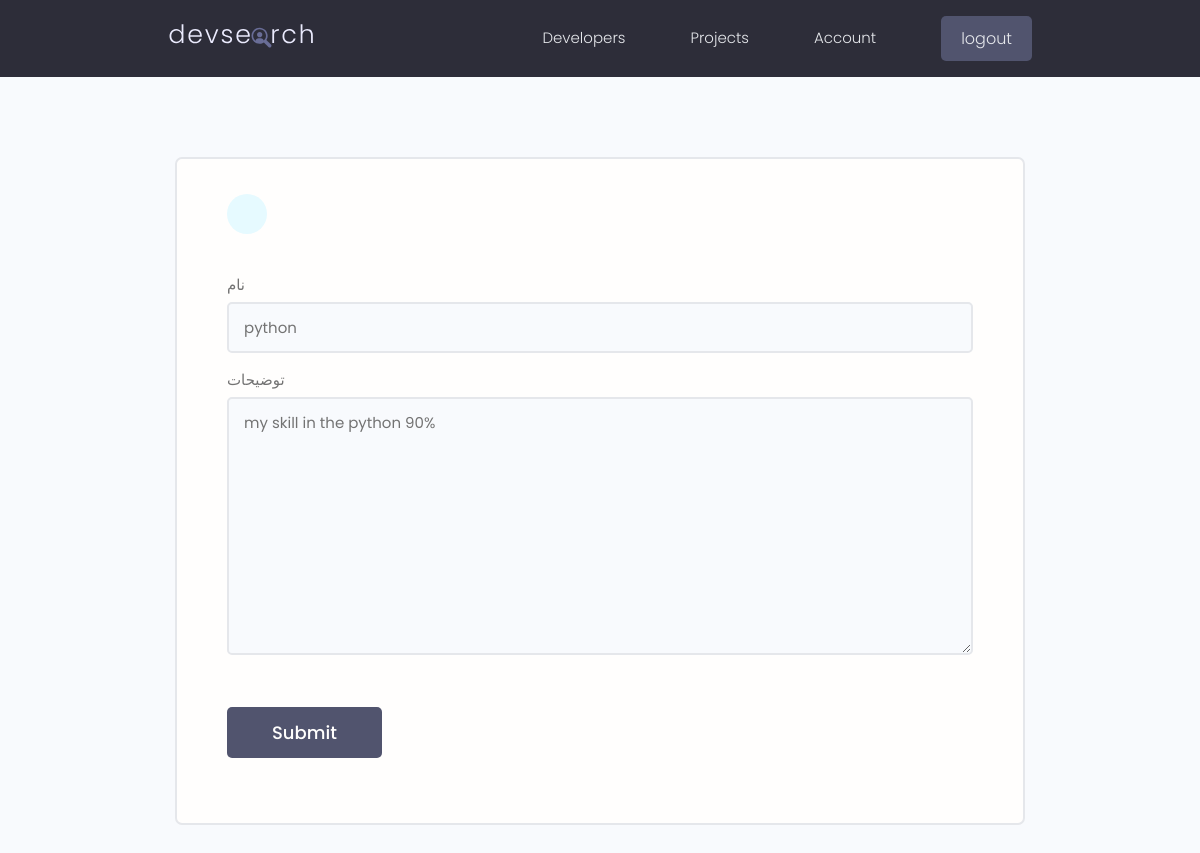
Before: /update-skill/0ac8b6433e2940a1985baaebfac1552e/ (signed in) with the older database file.
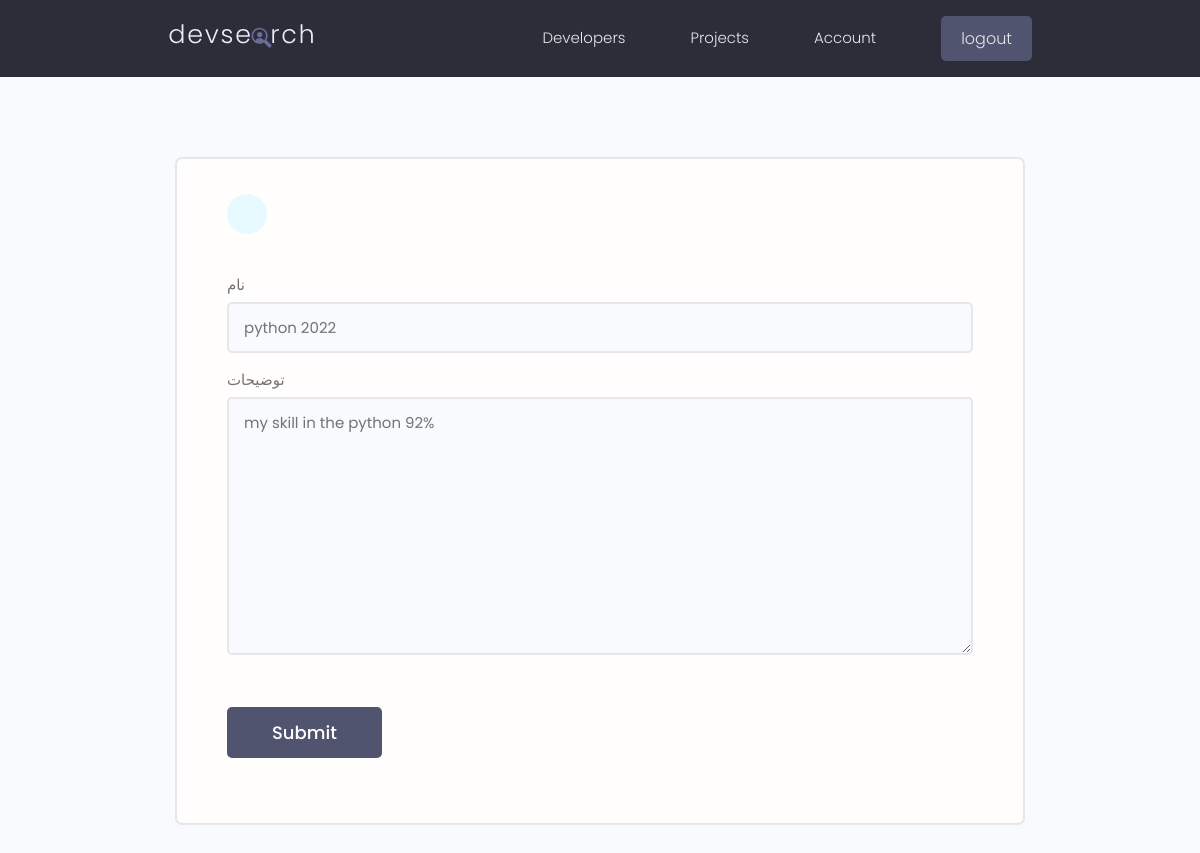
After: the same page with the newer database file.
### dev_users/models.py (models this page shows, shortened)
class Skill(models.Model):
    owner = models.ForeignKey(Profile,on_delete=models.CASCADE,null=True,blank=True,verbose_name='یوز مربوط ')
    name = models.CharField(max_length=200,null=True,blank=True,verbose_name='نام ')
    description =models.TextField(null=True,blank=True,verbose_name='توضیحات ')
    created = models.DateTimeField(auto_now_add=True,verbose_name='تاریخ ایجاد ')
    id = models.UUIDField(default=uuid.uuid4,unique=True,primary_key=True,editable=False)
    class Meta:
        verbose_name = 'مهارت'
        verbose_name_plural = 'مهارت ها'

### dev_users/views.py (the view)
# urls.py: path('update-skill/<str:pk>/',views.updateSkill,name="update_skill"),
@login_required(login_url='login_user')
def updateSkill(request,pk):
    profile = request.user.profile
    skill = profile.skill_set.get(id=pk)
    form = SkillForm(instance=skill)
    if request.method == 'POST':
        form =SkillForm(request.POST,instance=skill)
        form.save()
        messages.success(request,'Your Skill was Updated successfully!')
        return redirect('user_account')
    context = {
        'form':form
    }
    return render(request,'Users/skill-form.html',context)

### dev_users/form.py
class SkillForm(ModelForm):
    class Meta:
        model = Skill
        fields = '__all__'
        exclude = ['owner']
    def __init__(self,*args,**kwargs):
        super(SkillForm,self).__init__(*args,**kwargs)
        for name ,field in self.fields.items():
            field.widget.attrs.update({'class':'input'})

### dev_users/templates/Users/skill-form.html (shortened to what this page needs)
{% extends 'Shared/main.html' %}
{% block content %}
    <main class="formPage my-xl">
        <div class="content-box">
            <div class="formWrapper">
                <a class="backButton" href="{% url 'user_account' %}"></a>
                <br>
                <form class="form" method="POST">
                    {% for field in form %}
                    <div class="form__field">
                        <label for="formInput#text">{{ field.label }} </label>
                        {{ field }}
                    </div>
                    {% endfor %}
                    <input class="btn btn--sub btn--lg  my-md" type="submit" value="Submit" />
                </form>
            </div>
        </div>
    </main>
{% endblock content %}

Changed rows visible on the page:
changed Skill: name "python" → "python 2022"; description "my skill in the python 90%" → "my skill in the python 92%"
